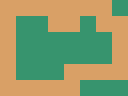

The image is a tile-based game level rendered from a .tmx file. Its description and complete source (layers, tilesets, objects, tile grids) follow:
An orthogonal 8x6 tile map with 16x16 px tiles, 2 tile layers (layer0, layer1).

<map version="1.9" tiledversion="1.9.0" orientation="orthogonal" renderorder="right-down" width="8" height="6" tilewidth="16" tileheight="16" infinite="0" nextlayerid="3" nextobjectid="1">
 <editorsettings>
  <export target="leveltwo..csv" format="csv" />
 </editorsettings>
 <tileset firstgid="1" source="blocks.tsx" />
 <layer id="1" name="layer0" width="8" height="6">
  <data encoding="csv">
1,1,1,1,1,1,1,1,
1,1,1,1,1,1,1,1,
1,1,1,1,1,1,1,1,
1,1,1,1,1,1,1,1,
1,1,1,1,1,1,1,1,
1,1,1,1,1,1,1,1
</data>
 </layer>
 <layer id="2" name="layer1" width="8" height="6">
  <data encoding="csv">
2,2,2,2,2,2,2,0,
2,0,1,2,2,0,2,2,
2,0,0,0,0,0,0,2,
2,0,0,0,0,0,0,2,
2,0,0,0,2,2,2,2,
2,2,2,2,2,0,0,0
</data>
 </layer>
</map>
